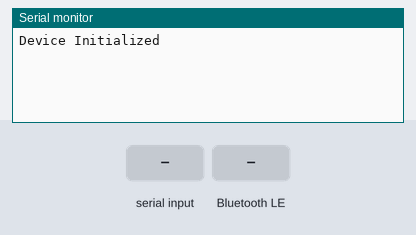
The program below on a simulated ESP32. Shown: the last lines printed to the serial monitor. Inputs (shaded band) come from the test bench. Nothing arrives over Bluetooth unless stated; a phone connects over Bluetooth LE 3 s after start.

Above: at 1.2 s.
1.3 s: "IC:\n" received over Serial
At 2.5 s:
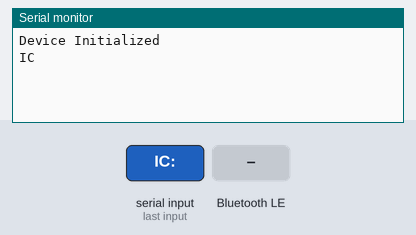
2.8 s: "BLE:ON\n" received over the second serial link
At 3.4 s:
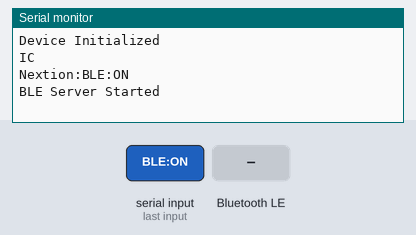
4.3 s: "BLE:OFF\n" received over the second serial link
At 4.7 s:
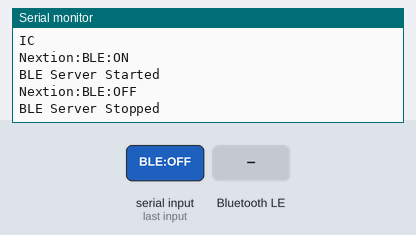
5.8 s: Bluetooth LE write "BLE:ON" received
At 7.0 s:
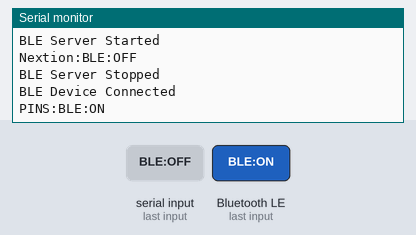
7.3 s: Bluetooth LE write "BLE:OFF" received
At 8.1 s:
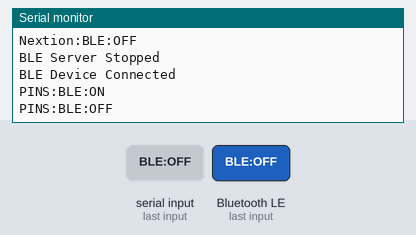
8.8 s: Bluetooth LE write "IC:" received
At 9.2 s:
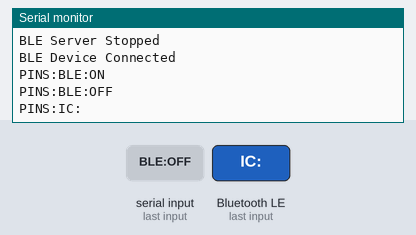

Measured:
- after the input at 1.3 s, the serial monitor: prints a new line at once (image 1)
- after the input at 2.8 s, the serial monitor: prints a new line at once (image 2)
- after the input at 4.3 s, the serial monitor: prints a new line at once (image 3)
- after the input at 5.8 s, the serial monitor: prints a new line at once (image 4)
- after the input at 7.3 s, the serial monitor: prints a new line at once (image 5)
- after the input at 8.8 s, the serial monitor: prints a new line at once (image 6)

The program:

main.cpp
```cpp
#include <BLEDevice.h>
#include <BLEServer.h>
#include <BLEUtils.h>
#include <BLE2902.h>
#include <HardwareSerial.h>

// BLE UUIDs
#define SERVICE_UUID "00000000-0000-1000-8000-00805f9b34fb"
#define IC_CHAR_UUID "00000001-0000-1000-8000-00805f9b34fb"
#define PINS_CHAR_UUID "00000002-0000-1000-8000-00805f9b34fb"
#define CLOCK_CHAR_UUID "00000003-0000-1000-8000-00805f9b34fb"
#define STATUS_CHAR_UUID "00000004-0000-1000-8000-00805f9b34fb"

// Nextion UART Configuration
#define NEXTION_RX 16 // GPIO16 for RX (ESP32 <- Nextion TX)
#define NEXTION_TX 17 // GPIO17 for TX (ESP32 -> Nextion RX)
HardwareSerial SerialNextion(1);

// BLE Objects
BLEServer *pServer = NULL;
BLEService *pService = NULL;
BLECharacteristic *pICChar = NULL;
BLECharacteristic *pPinsChar = NULL;
BLECharacteristic *pClockChar = NULL;
BLECharacteristic *pStatusChar = NULL;

// Connection Management
bool deviceConnected = false;
bool oldDeviceConnected = false;
bool bleEnabled = false;
String currentIC = "";

class MyServerCallbacks : public BLEServerCallbacks
{
  void onConnect(BLEServer *pServer)
  {
    deviceConnected = true;
    Serial.println("BLE Device Connected");
  };

  void onDisconnect(BLEServer *pServer)
  {
    deviceConnected = false;
    Serial.println("BLE Device Disconnected");
  }
};

class PinsCharCallbacks : public BLECharacteristicCallbacks
{
  void onWrite(BLECharacteristic *pCharacteristic)
  {
    std::string value = pCharacteristic->getValue();
    if (value.length() > 0)
    {
      String pinData = String(value.c_str());
      // Forward to Nextion and Serial
      SerialNextion.print("PINS:" + pinData);
      SerialNextion.write(0xFF);
      SerialNextion.write(0xFF);
      SerialNextion.write(0xFF);
      Serial.println("PINS:" + pinData);
    }
  }
};

void startBLEServer()
{
  BLEDevice::init("ESP32-IC-Tester");
  pServer = BLEDevice::createServer();
  pServer->setCallbacks(new MyServerCallbacks());

  pService = pServer->createService(SERVICE_UUID);

  // IC Characteristic (Write Only)
  pICChar = pService->createCharacteristic(
      IC_CHAR_UUID,
      BLECharacteristic::PROPERTY_WRITE);

  // Pins Characteristic (Read/Write/Notify)
  pPinsChar = pService->createCharacteristic(
      PINS_CHAR_UUID,
      BLECharacteristic::PROPERTY_READ |
          BLECharacteristic::PROPERTY_WRITE |
          BLECharacteristic::PROPERTY_NOTIFY);
  pPinsChar->setCallbacks(new PinsCharCallbacks());
  pPinsChar->addDescriptor(new BLE2902());

  // Clock Characteristic (Read/Write)
  pClockChar = pService->createCharacteristic(
      CLOCK_CHAR_UUID,
      BLECharacteristic::PROPERTY_READ |
          BLECharacteristic::PROPERTY_WRITE);

  // Status Characteristic (Notify Only)
  pStatusChar = pService->createCharacteristic(
      STATUS_CHAR_UUID,
      BLECharacteristic::PROPERTY_NOTIFY);
  pStatusChar->addDescriptor(new BLE2902());

  pService->start();
  BLEAdvertising *pAdvertising = BLEDevice::getAdvertising();
  pAdvertising->addServiceUUID(SERVICE_UUID);
  pAdvertising->setScanResponse(true);
  pAdvertising->setMinPreferred(0x06);
  pAdvertising->setMinPreferred(0x12);
  BLEDevice::startAdvertising();
  bleEnabled = true;
  Serial.println("BLE Server Started");
}

void stopBLEServer()
{
  if (deviceConnected)
  {
    pServer->disconnect(deviceConnected ? pServer->getConnId() : 0);
  }
  BLEDevice::deinit();
  bleEnabled = false;
  Serial.println("BLE Server Stopped");
}

void sendToNextion(String command)
{
  SerialNextion.print(command);
  SerialNextion.write(0xFF);
  SerialNextion.write(0xFF);
  SerialNextion.write(0xFF);
}

void setup()
{
  Serial.begin(115200);
  SerialNextion.begin(9600, SERIAL_8N1, NEXTION_RX, NEXTION_TX);
  Serial.println("Device Initialized");
}

void loop()
{
  // Handle Nextion UART
  if (SerialNextion.available())
  {
    String msg = SerialNextion.readStringUntil('\n');
    msg.trim();
    Serial.println("Nextion:" + msg);
    if (msg == "BLE:ON" && !bleEnabled)
    {
      startBLEServer();
    }
    else if (msg == "BLE:OFF" && bleEnabled)
    {
      stopBLEServer();
    }
    else if (msg.startsWith("IC:"))
    {
      currentIC = msg.substring(3);
      Serial.println("IC:" + currentIC);

      // Update BLE if connected
      if (bleEnabled && deviceConnected)
      {
        pICChar->setValue(currentIC.c_str());
      }
    }
    else if (msg.startsWith("PINS:"))
    {
      // Forward to BLE and Serial
      if (bleEnabled && deviceConnected)
      {
        String pinData = msg.substring(5);
        pPinsChar->setValue(pinData.c_str());
        pPinsChar->notify();
      }
      Serial.println(msg);
    }
  }

  // Handle USB Serial
  if (Serial.available())
  {
    String msg = Serial.readStringUntil('\n');
    msg.trim();

    if (msg.startsWith("IC:"))
    {
      currentIC = msg.substring(3);
      Serial.println("IC" + currentIC);

      // Update Nextion and BLE
      sendToNextion("t0.txt=\"" + currentIC + "\"");
      if (bleEnabled && deviceConnected)
      {
        pICChar->setValue(currentIC.c_str());
      }
    }
    else if (msg.startsWith("PINS:"))
    {
      // Forward to Nextion and BLE
      sendToNextion(msg);
      if (bleEnabled && deviceConnected)
      {
        String pinData = msg.substring(5);
        pPinsChar->setValue(pinData.c_str());
        pPinsChar->notify();
      }
    }
  }

  // Handle BLE Connection Status
  if (!deviceConnected && oldDeviceConnected)
  {
    delay(500);
    pServer->startAdvertising();
    oldDeviceConnected = deviceConnected;
  }
  if (deviceConnected && !oldDeviceConnected)
  {
    oldDeviceConnected = deviceConnected;
  }

  // Send status updates to BLE
  if (bleEnabled && deviceConnected && (millis() % 5000 == 0))
  {
    const char *status = "STATUS:OK";
    pStatusChar->setValue(status);
    pStatusChar->notify();
  }

  delay(10);
}
```
